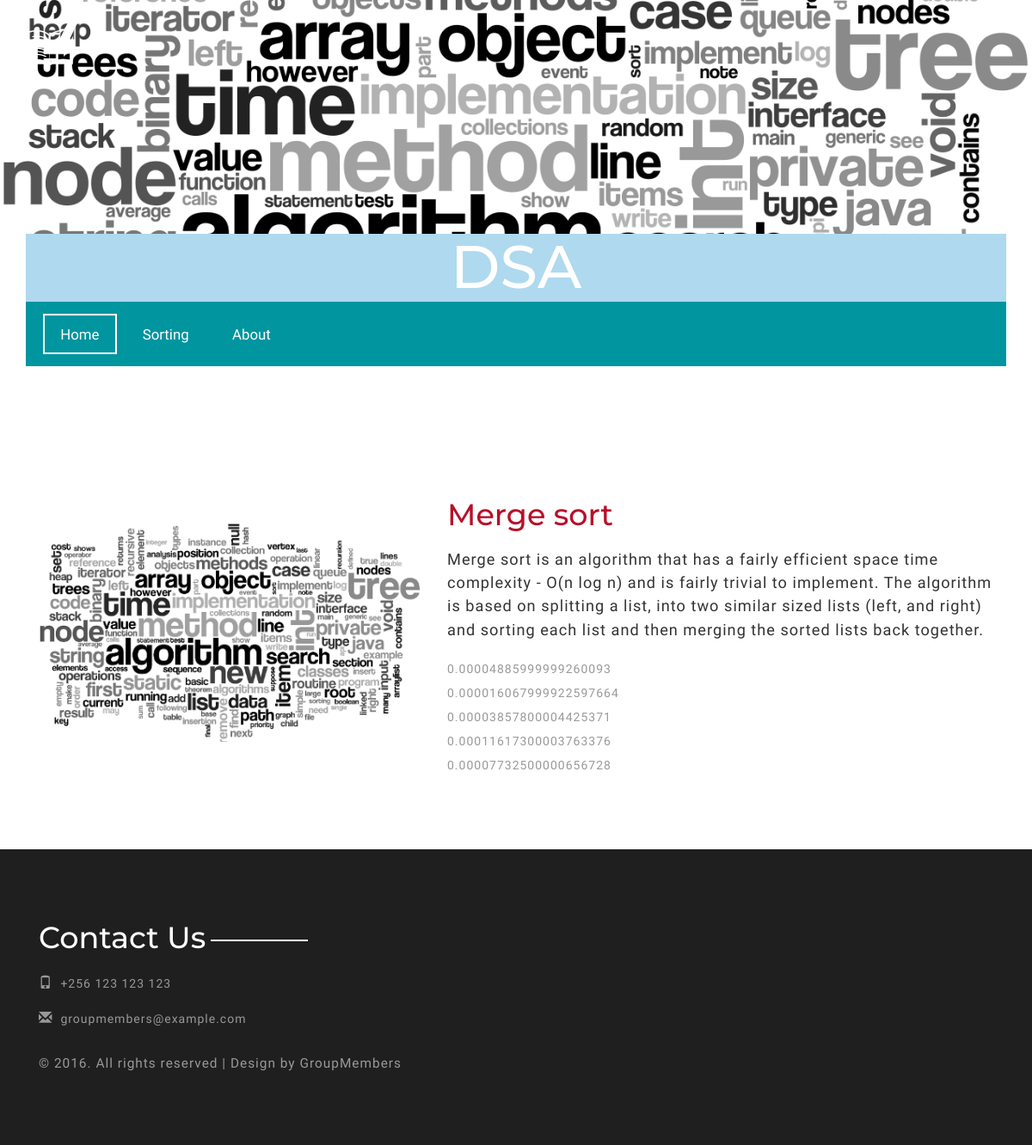
Screenshot of /single_sort/1/ with the database file from the repository.
### myapp/models.py (models this page shows, shortened)
class SubTopic(models.Model):
    name = models.CharField(max_length=200)
    image = models.CharField(max_length=200, null=True, default="images/dsa1.png")
    description = models.TextField()
    topic = models.ForeignKey(Topic)

### myapp/views.py (the view)
# urls.py: url(r'^single_sort/(?P<pk>[-\w]+)/', views.single_sort, name='single_sort'),
def single_sort(request, pk):
    timelist = []
    sub_topic = SubTopic.objects.get(pk=pk)
    t = timeit.Timer(lambda: bubble_sort(mylist))
    timelist.append(t.timeit(number=1))
    t = timeit.Timer(lambda: insertion_sort(mylist))
    timelist.append(t.timeit(number=1))
    t = timeit.Timer(lambda: selection_sort(mylist))
    timelist.append(t.timeit(number=1))
    t = timeit.Timer(lambda: merge_sort(mylist))
    timelist.append(t.timeit(number=1))
    t = timeit.Timer(lambda: quick_sort(mylist))
    timelist.append(t.timeit(number=1))
    return render(request, 'single_sort.html', {
        'sub_topic': sub_topic,
        'timelist': timelist
    })

### myapp/views.py (called while the page is built)
def bubble_sort(alist):
    for passnum in range(len(alist) - 1, 0, -1):
        for i in range(passnum):
            if alist[i] > alist[i + 1]:
                temp = alist[i]
                alist[i] = alist[i + 1]
                alist[i + 1] = temp

def insertion_sort(alist):
    for index in range(1, len(alist)):
        current_value = alist[index]
        position = index
        while position > 0 and alist[position - 1] > current_value:
            alist[position] = alist[position - 1]
            position -= 1
        alist[position] = current_value

def selection_sort(alist):
    for fill_slot in range(len(alist) - 1, 0, -1):
        position_of_max = 0
        for location in range(1, fill_slot + 1):
            if alist[location] > alist[position_of_max]:
                position_of_max = location
        temp = alist[fill_slot]
        alist[fill_slot] = alist[position_of_max]
        alist[position_of_max] = temp

def merge_sort(alist):
    print("Splitting ", alist)
    if len(alist) > 1:
        mid = len(alist) // 2
        lefthalf = alist[:mid]
        righthalf = alist[mid:]
        merge_sort(lefthalf)
        merge_sort(righthalf)
        i = 0
        j = 0
        k = 0
        while i < len(lefthalf) and j < len(righthalf):
            if lefthalf[i] < righthalf[j]:
                alist[k] = lefthalf[i]
                i += 1
            else:
                alist[k] = righthalf[j]
                j += 1
            k += 1
        while i < len(lefthalf):
            alist[k] = lefthalf[i]
            i += 1
            k += 1
        while j < len(righthalf):
            alist[k] = righthalf[j]
            j += 1
            k += 1
    print("Merging ", alist)

def quick_sort(alist):
    quickSortHelper(alist, 0, len(alist) - 1)

def quickSortHelper(alist, first, last):
    if first < last:
        splitpoint = partition(alist, first, last)
        quickSortHelper(alist, first, splitpoint - 1)
        quickSortHelper(alist, splitpoint + 1, last)

### templates/single_sort.html (shortened to what this page needs)
{% extends 'base2.html' %}
{% load static %}
{% block content %}
    <div class="about">
        <div class="container">
                <div class="about-grids">
                    <div class="col-md-5 about-grid1">
                        <div class="about-img">
                            <img src="{% static sub_topic.image %}" class="img-responsive" alt="">
                        </div>
                    </div>
                    <div class="col-md-7 about-grid">
                        <h3>{{ sub_topic.name }}</h3>
                        <h5>{{ sub_topic.description }}</h5>
                        {% for time in timelist %}
                            <p>{{ time }}</p>
                        {% endfor %}
                    </div>
                    <div class="clearfix"></div>
                </div>
        </div>
    </div>
{% endblock %}

### myapp/static/css/style.css (style rules this page uses)
body { background:#fff; font-family: 'Catamaran', sans-serif; }
h1,h2,h3,h4,h5,h6,label,p { margin:0; }
.about { padding: 6em 0; }
.about-grid h3,.about-grid1 h3 { font-size: 2.5em; color: #B7112A; font-family: 'Montserrat', sans-serif; }
.about-grid h5 { font-size: 1.3em; line-height: 1.5em; letter-spacing:1px; margin: 1em 0; }
.about-grid p,.about-grid1 p { font-size: 1em; line-height: 2em; letter-spacing:1px; color:#999; }
.about-grids { margin-top: 5em; }
.about-img { margin: 2em 0; }

### rows the page displays
SubTopic: image (picture), name "Merge sort", description "Merge sort is an algorithm that has a fairly efficient space time complexity - O(n log n) and is fairly trivial to implement. The algorithm is based on splitting a list, into two similar sized lists (left, and right) and sorting each list and then merging the sorted lists back together."

### other values shown
{{ time }} "0.00004885999999260093" "0.000016067999922597664" "0.00003857800004425371" "0.00011617300003763376" "0.00007732500000656728"
